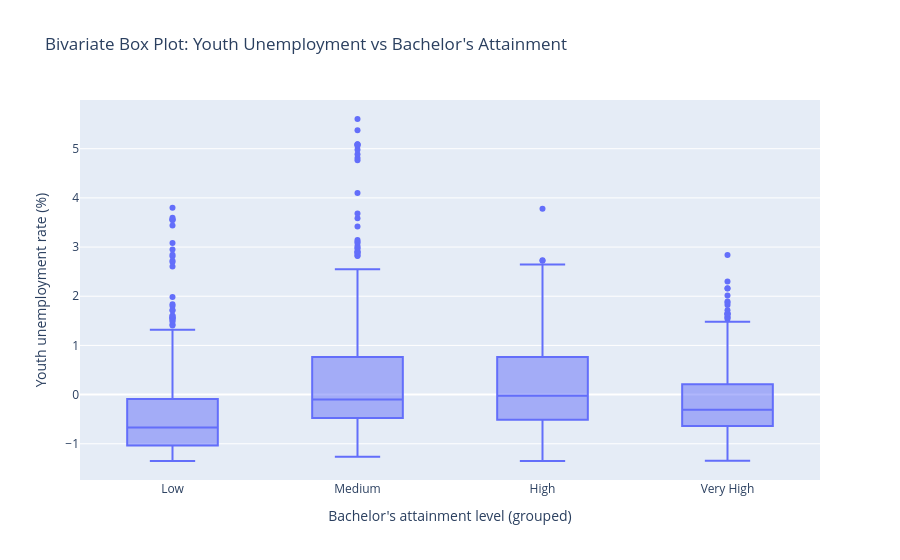

Notebook code cell kept with this figure:
### Markdown cell above
### <a id='toc4_1_0_2_'></a>[Bachelor’s Attainment vs Youth Unemployment (Box Plot)](#toc0_)

### Code cell
# Bivariate Box Plot: Youth unemployment across bachelor's attainment groups

biv_attain_unemp = df[['attain_bachelors', 'unemp_youth']].dropna().copy()

# Create 4 groups (quartiles) for bachelor's attainment
biv_attain_unemp['attain_group'] = pd.qcut(
    biv_attain_unemp['attain_bachelors'],
    q=4,
    labels=['Low', 'Medium', 'High', 'Very High']
)

fig = px.box(
    biv_attain_unemp,
    x='attain_group',
    y='unemp_youth',
    category_orders={'attain_group': ['Low', 'Medium', 'High', 'Very High']},
    labels={
        'attain_group': "Bachelor's attainment group (25+ population)",
        'unemp_youth': 'Youth unemployment (%)'
    },
    title="Bivariate Box Plot: Youth Unemployment vs Bachelor's Attainment"
)

fig.update_layout(
    xaxis_title="Bachelor's attainment level (grouped)",
    yaxis_title='Youth unemployment rate (%)'
)

fig.show()

### Figure 1 — Plotly figure (JSON) as saved in the notebook; plotly's stock layout.template omitted (floating-point values rounded to 4 significant figures; data arrays with more than 128 entries replaced by an {"elided": "..."} marker saying what was removed)
{"data": [{"alignmentgroup": "True", "hovertemplate": "Bachelor's attainment group (25+ population)=%{x}<br>Youth unemployment (%)=%{y}<extra></extra>", "legendgroup": "", "marker": {"color": "#636efa"}, "name": "", "notched": false, "offsetgroup": "", "orientation": "v", "showlegend": false, "type": "box", "x": {"elided": "1770 str values"}, "x0": " ", "xaxis": "x", "y": {"elided": "1770 float values"}, "y0": " ", "yaxis": "y"}], "layout": {"boxmode": "group", "legend": {"tracegroupgap": 0}, "title": {"text": "Bivariate Box Plot: Youth Unemployment vs Bachelor's Attainment"}, "xaxis": {"anchor": "y", "categoryarray": ["Low", "Medium", "High", "Very High"], "categoryorder": "array", "domain": [0, 1], "title": {"text": "Bachelor's attainment level (grouped)"}}, "yaxis": {"anchor": "x", "domain": [0, 1], "title": {"text": "Youth unemployment rate (%)"}}}}
